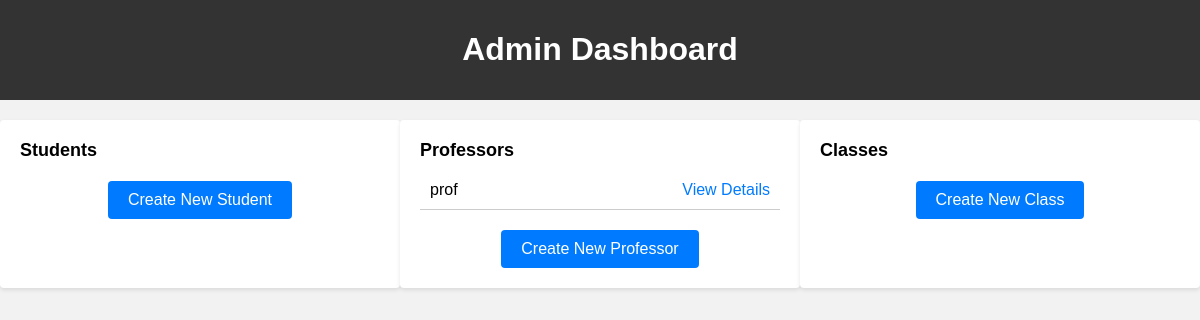
/admin, run on an earlier commit of the app's database.
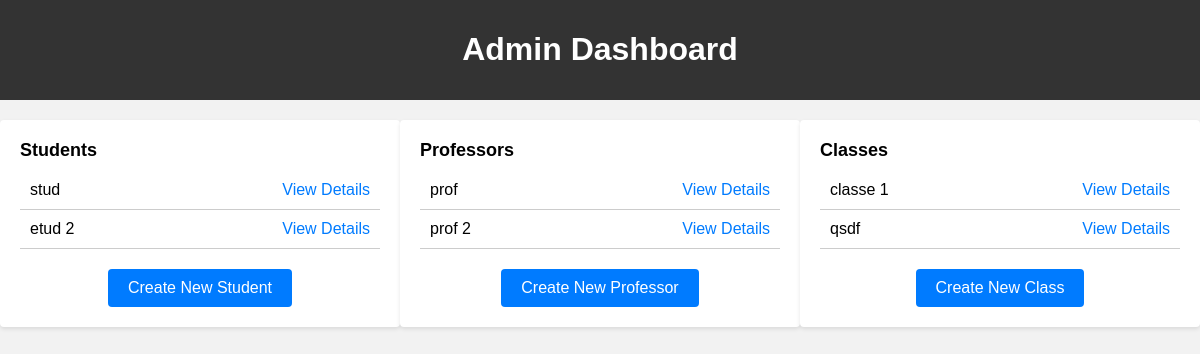
And on a later commit of the database.
### app.py (models this page shows, shortened)
class User(db.Model):
    id = db.Column(db.Integer, primary_key=True)
    username = db.Column(db.String(80), unique=True, nullable=False)
    password = db.Column(db.String(120), nullable=False)
    email = db.Column(db.String(120), unique=True, nullable=False)
    name = db.Column(db.String(200), nullable=False)
    type = db.Column(db.String(200), nullable=False)

class Prof(User):
    id = db.Column(db.Integer, db.ForeignKey('user.id'), primary_key=True)
    courses = db.relationship('Course', backref='prof')
    classe = db.relationship('Classe', backref='prof')

class User(db.Model):
    id = db.Column(db.Integer, primary_key=True)
    username = db.Column(db.String(80), unique=True, nullable=False)
    password = db.Column(db.String(120), nullable=False)
    email = db.Column(db.String(120), unique=True, nullable=False)
    name = db.Column(db.String(200), nullable=False)
    type = db.Column(db.String(200), nullable=False)

class Student(User):
    id = db.Column(db.Integer, db.ForeignKey('user.id'), primary_key=True)
    classe = db.relationship('Classe', backref='student')

class Classe(db.Model):
    id = db.Column(db.Integer, primary_key=True)
    professor_id = db.Column(
        db.Integer, db.ForeignKey('prof.id'), nullable=False)
    student_id = db.Column(db.Integer, db.ForeignKey(
        'student.id'), nullable=False)
    name = db.Column(db.String(120), nullable=False)

### app.py (the view)
@app.route('/admin', methods=['GET'])
def admin():
    students = Student.query.all()
    professors = Prof.query.all()
    classes = Classe.query.all()
    return render_template('admin/index.html', students=students, professors=professors, classes=classes)

### templates/admin/index.html (shortened to what this page needs)
<!DOCTYPE html>
<html>
<head>
</head>
<body>
    <header>
        <h1>Admin Dashboard</h1>
    </header>
    <div class="container">
        <div class="section">
            <div class="section-title">Students</div>
            <ul class="list">
                {% for student in students %}
                <li class="list-item"><span>{{ student.name }}</span> <a href="#">View Details</a></li>
                {% endfor %}
            </ul>
            <li class="create-btn-container">
              <a class="create-btn" href="etudiant/create">Create New Student</a>
            </li>
        </div>
        <div class="section">
            <div class="section-title">Professors</div>
            <ul class="list">
                {% for professor in professors %}
                <li class="list-item"><span>{{ professor.name }}</span> <a href="#">View Details</a></li>
                {% endfor %}
                <li class="create-btn-container">
                  <a class="create-btn" href="/prof/create">Create New Professor</a>
                </li>
            </ul>
        </div>
        <div class="section">
            <div class="section-title">Classes</div>
            <ul class="list">
                {% for class in classes %}
                <li class="list-item"><span>{{ class.name }}</span> <a href="#">View Details</a></li>
                {% endfor %}
                <li class="create-btn-container">
                  <a class="create-btn" href="/classe/create">Create New Class</a>
                </li>
            </ul>
        </div>
    </div>
</body>
</html>

What changed in the data, as far as the page shows it:
added Student: name "stud"
added Student: name "etud 2"
added Prof: name "prof 2"
added Classe: name "classe 1"
added Classe: name "qsdf"
